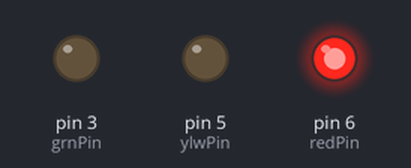
Simulated run of this sketch. Board: Arduino Uno, built with avr-gcc and run on an emulated ATmega328P. Shown: output pins drawn as LEDs (lit = HIGH).

Above: at 1.0 s.
At 2.5 s:
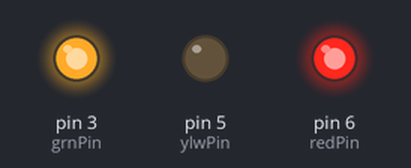
At 4.0 s:
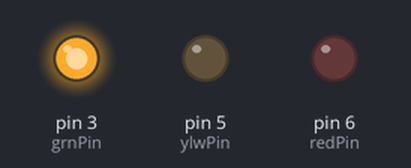
At 5.5 s:
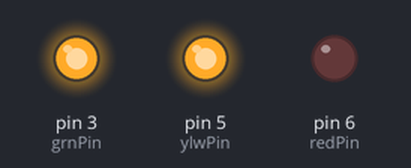
At 7.0 s:
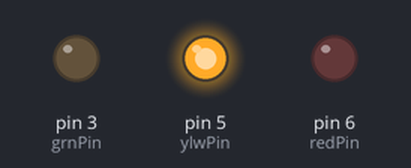
Timing chart, 0 to 10.4 s (numbered marks = the images above):
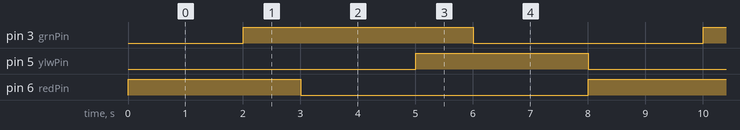

The sketch:

Stoplight.ino
```cpp
 int redPin = 6;
 int ylwPin = 5;
 int grnPin = 3;

void setup() {
  pinMode(redPin, OUTPUT);
  pinMode(ylwPin, OUTPUT);
  pinMode(grnPin, OUTPUT);
}

void loop() {
  digitalWrite(redPin, HIGH);
  delay(2000);
  digitalWrite(grnPin, HIGH);
  delay(1000);
  digitalWrite(redPin, LOW);
//  digitalWrite(grnPin, HIGH);
  delay(2000);
  digitalWrite(ylwPin, HIGH);
  delay(1000);
  digitalWrite(grnPin, LOW);
//  digitalWrite(ylwPin, HIGH);
  delay(2000);
  digitalWrite(ylwPin, LOW);
}
```

Measured:
- by itself, pin 3 (grnPin): alternates HIGH for 4.0 s and LOW for 4.0 s
- by itself, pin 5 (ylwPin), pin 6 (redPin): alternates HIGH for 3.0 s and LOW for 5.0 s
- by itself, everything shown: repeats every 8.0 s, in 6 steps
